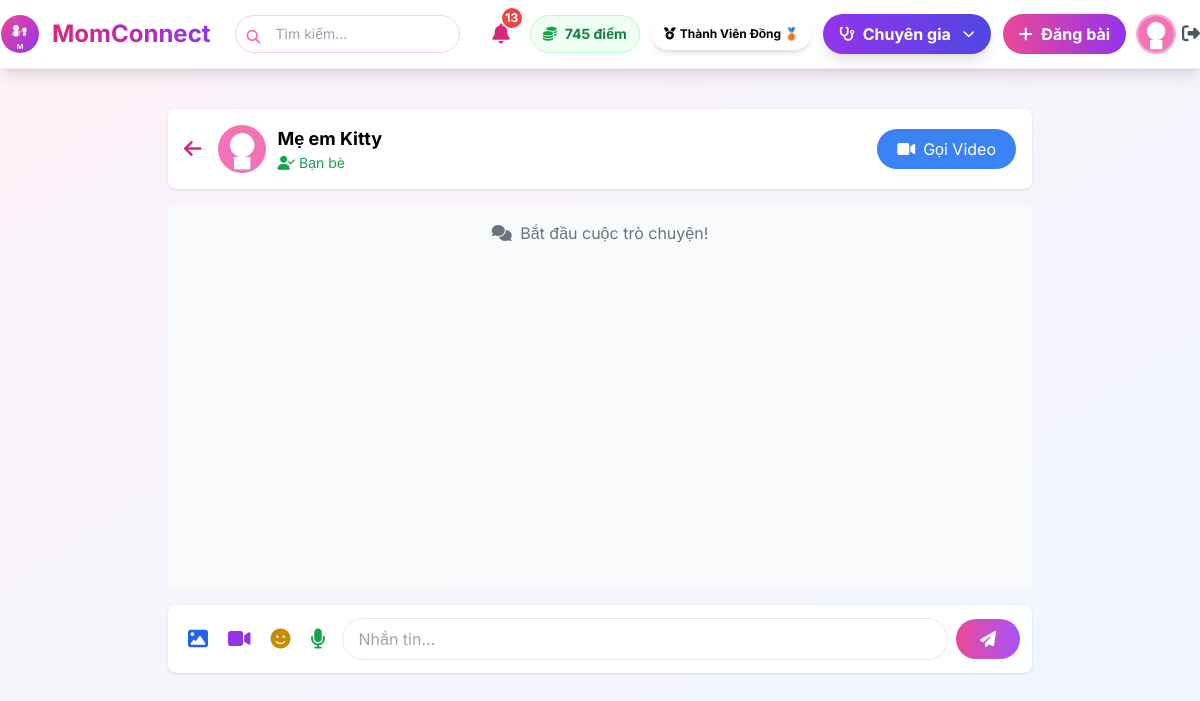
Screenshot of /chat/2 (signed in) with the database file from the repository.
### models.py (models this page shows, shortened)
class User(UserMixin, db.Model):
    __tablename__ = 'users'
    id = db.Column(db.Integer, primary_key=True)
    name = db.Column(db.String(100), nullable=False)
    email = db.Column(db.String(100), unique=True, nullable=False)
    password = db.Column(db.String(200), nullable=False)
    avatar = db.Column(db.String(200), default='default.jpg')
    bio = db.Column(db.Text)
    phone = db.Column(db.String(15), unique=True)  # Số điện thoại
    rating = db.Column(db.Float, default=0.0)  # Trung bình sao (0-5)
    children_count = db.Column(db.Integer, default=0)
    children_ages = db.Column(db.String(100))
    points = db.Column(db.Integer, default=0)
    role = db.Column(db.String(20), default='user')  # user, admin, expert
    is_active = db.Column(db.Boolean, default=True)
    badge = db.Column(db.String(50))  # ← THÊM TRƯỜNG CẤP BẬC
    created_at = db.Column(db.DateTime, default=vietnam_now)
    is_verified_expert = db.Column(db.Boolean, default=False)
    expert_category = db.Column(db.String(50))  # Lĩnh vực chuyên môn
    specialty = db.Column(db.String(100))              # Chuyên môn cụ thể
    experience_years = db.Column(db.Integer)           # Số năm kinh nghiệm
    workplace = db.Column(db.String(200))              # Nơi làm việc
    license_number = db.Column(db.String(100))         # Số chứng chỉ hành nghề
    license_expiry = db.Column(db.Date)                # Ngày hết hạn chứng chỉ
    consultation_fee = db.Column(db.Float)             # Phí tư vấn (VNĐ)
    education = db.Column(db.Text)                     # Học vấn
    certifications = db.Column(db.Text)                # Chứng chỉ (JSON string)
    availability = db.Column(db.String(20), default='available')  # available/busy/offline
    credibility_score = db.Column(db.Float, default=0) # Điểm uy tín
    posts = db.relationship('Post', backref='author', lazy='dynamic')

### app.py (the view, shortened to what this page needs)
@app.route('/chat/<int:user_id>')
@login_required
def chat(user_id):
    other_user = User.query.get_or_404(user_id)
    friendship = Friendship.query.filter(
        ((Friendship.user1_id == current_user.id) & (Friendship.user2_id == user_id)) |
        ((Friendship.user1_id == user_id) & (Friendship.user2_id == current_user.id))
    ).first()
    if friendship:
        messages = Message.query.filter(
            ((Message.sender_id == current_user.id) & (Message.receiver_id == user_id)) |
            ((Message.sender_id == user_id) & (Message.receiver_id == current_user.id))
        ).order_by(Message.timestamp.asc()).all()
        return render_template('chat.html',
            other_user=other_user,
            messages=messages,
            is_active_chat=True,
            booking=None,
            chat_type='friend'
        )

### app.py (called while the page is built, shortened)
@login_manager.user_loader
def load_user(id):
    user = User.query.get(int(id))
    if user:
        update_user_badge(user)  # ← Tự động cập nhật badge mỗi khi đăng nhập/load user
    return user

def update_user_badge(user):
    old_badge = getattr(user, 'badge', None)
    points = user.points
    if points > 2000:
        badge = "Ứng viên Chuyên gia 🌟"
        can_request_expert = True
    elif points >= 1001:
        badge = "Thành Viên Bạc 🥈"
        can_request_expert = False
    elif points >= 201:
        badge = "Thành Viên Đồng 🥉"
        can_request_expert = False
    else:
        badge = "Mầm Non 👶"
        can_request_expert = False

@app.context_processor
def utility_processor():
    def now():
        return get_vn_now()
    return dict(now=now)

### templates/chat.html (shortened to what this page needs)
{% extends 'base.html' %}
{% block content %}
<div class="max-w-4xl mx-auto p-4">
    <div class="bg-white shadow rounded-lg p-4 mb-4 flex items-center justify-between">
        <div class="flex items-center">
            <a href="{{ url_for('home') }}" class="mr-4">
                <i class="fas fa-arrow-left text-xl text-pink-600"></i>
            </a>
            <img src="{{ url_for('static', filename=other_user.avatar or 'images/default-avatar.png') }}"
                class="w-12 h-12 rounded-full object-cover mr-3">
            <div>
                <h3 class="font-bold text-lg">{{ other_user.name }}</h3>
                {% if other_user.is_verified_expert %}
                <p class="text-xs text-purple-600 font-medium flex items-center gap-1">
                    <i class="fas fa-user-graduate"></i> Chuyên gia tư vấn
                </p>
                {% elif chat_type == 'friend' %}
                <p class="text-sm text-green-600 flex items-center gap-1">
                    <i class="fas fa-user-check"></i> Bạn bè
                </p>
                {% endif %}
            </div>
        </div>
        {% if is_active_chat %}
        <button onclick="startVideoCall()"
            class="bg-blue-500 hover:bg-blue-600 text-white px-5 py-2 rounded-full transition flex items-center gap-2">
            <i class="fas fa-video"></i>
            <span>Gọi Video</span>
        </button>
        {% endif %}
    </div>
    {% if chat_type == 'consultation' and chat_status == 'not_started' %}
    <div class="bg-white rounded-lg shadow p-4 mb-4">
        <div class="text-center py-8 bg-blue-50 rounded-xl border-2 border-blue-200">
            <i class="fas fa-clock text-blue-500 text-5xl mb-4"></i>
            <h4 class="text-xl font-bold text-gray-800 mb-2">Chưa đến giờ tư vấn</h4>
            <p class="text-gray-600 mb-4">Buổi tư vấn với chuyên gia sẽ bắt đầu vào:</p>
            <div class="inline-block bg-white px-8 py-4 rounded-lg shadow-lg mb-4">
                <p class="text-lg text-gray-500">
                    <i class="fas fa-calendar-alt mr-2"></i>{{ start_time.strftime('%d/%m/%Y') }}
                </p>
                <p class="text-3xl font-bold text-blue-600 my-2">
                    <i class="fas fa-clock mr-2"></i>{{ start_time.strftime('%H:%M') }} - {{ end_time.strftime('%H:%M')
                    }}
                </p>
                {% if booking.time_slot.notes %}
                <p class="text-sm text-gray-500 mt-2">
                    <i class="fas fa-sticky-note mr-1"></i> {{ booking.time_slot.notes }}
                </p>
                {% endif %}
            </div>
            <p class="text-sm text-gray-500 mb-6">
                <i class="fas fa-info-circle mr-1"></i>
                Vui lòng quay lại đúng giờ để bắt đầu tư vấn
            </p>
            <div class="flex justify-center gap-3">
                <a href="{{ url_for('my_bookings') }}"
                    class="bg-blue-600 text-white px-6 py-2.5 rounded-lg font-medium hover:bg-blue-700 transition">
                    <i class="fas fa-calendar-check mr-2"></i> Xem lịch đã đặt
                </a>
                <a href="{{ url_for('home') }}"
                    class="bg-gray-200 text-gray-700 px-6 py-2.5 rounded-lg font-medium hover:bg-gray-300 transition">
                    <i class="fas fa-home mr-2"></i> Trang chủ
                </a>
            </div>
        </div>
    </div>
    {% elif is_active_chat %}
    <div id="chatbox" class="bg-gray-50 h-96 overflow-y-auto p-4 rounded-lg mb-4 space-y-3">
        <p class="text-center text-gray-500">
            {% if chat_type == 'consultation' %}
            <i class="fas fa-headset mr-1"></i> Bắt đầu buổi tư vấn với chuyên gia {{ other_user.name }}!
            {% else %}
            <i class="fas fa-comments mr-1"></i> Bắt đầu cuộc trò chuyện!
            {% endif %}
        </p>
    </div>
    <div class="bg-white rounded-lg shadow p-3">
        <div class="flex gap-2 items-center">
            <div class="flex gap-1">
                <button onclick="document.getElementById('imageInput').click()"
                    class="p-2 text-blue-600 hover:bg-blue-50 rounded-full transition" title="Gửi ảnh">
                    <i class="fas fa-image text-xl"></i>
                </button>
                <button onclick="document.getElementById('videoInput').click()"
                    class="p-2 text-purple-600 hover:bg-purple-50 rounded-full transition" title="Gửi video">
                    <i class="fas fa-video text-xl"></i>
                </button>
                <button onclick="toggleStickerPanel()"
                    class="p-2 text-yellow-600 hover:bg-yellow-50 rounded-full transition" title="Sticker">
                    <i class="fas fa-smile text-xl"></i>
                </button>
                <button onclick="toggleRecording()" id="recordBtn"
                    class="p-2 text-green-600 hover:bg-green-50 rounded-full transition" title="Ghi âm">
                    <i class="fas fa-microphone text-xl"></i>
                </button>
            </div>
            <input type="text" id="msgInput" placeholder="Nhắn tin..."
                class="flex-1 px-4 py-2 rounded-full border focus:outline-none focus:ring-2 focus:ring-pink-500"
                onkeypress="if(event.key==='Enter') sendMsg()">
            <button onclick="sendMsg()"
                class="bg-gradient-to-r from-pink-500 to-purple-500 text-white px-6 py-2 rounded-full font-medium hover:shadow-lg transition">
                <i class="fas fa-paper-plane"></i>
            </button>
        </div>
    </div>
    {% endif %}
</div>
{% endblock %}

### templates/base.html (shortened to what this page needs)
<!DOCTYPE html>
<html lang="vi">
<head>
    <script src="https://cdn.tailwindcss.com"></script>
    <link href="https://cdnjs.cloudflare.com/ajax/libs/font-awesome/6.5.0/css/all.min.css" rel="stylesheet">
</head>
<body class="bg-gradient-to-br from-pink-50 to-blue-50 min-h-screen">
    <nav class="bg-white shadow-lg py-3 sticky top-0 z-50 border-b border-pink-100">
        <div class="max-w-7xl mx-auto flex flex-col md:flex-row md:items-center justify-between gap-4">
            <a href="{{ url_for('home') }}" class="flex items-center gap-3 group shrink-0">
                <img src="{{ url_for('static', filename='logo.svg') }}" alt="MomConnect Logo"
                    class="w-10 h-10 logo-img">
                <span
                    class="text-2xl font-bold bg-gradient-to-r from-pink-600 to-purple-600 bg-clip-text text-transparent whitespace-nowrap">
                </span>
            </a>
            <form action="{{ url_for('search') }}" method="get"
                class="flex-1 w-full md:w-auto md:max-w-md mx-2 order-last md:order-none">
                <div class="relative">
                    <input type="text" name="q" placeholder="Tìm kiếm..."
                        class="w-full pl-10 pr-4 py-2 border border-pink-200 rounded-full focus:outline-none focus:ring-2 focus:ring-pink-400 transition text-sm">
                    <i class="fas fa-search absolute left-3 top-3 text-pink-400 text-sm"></i>
                </div>
            </form>
            <div class="flex items-center gap-2 md:gap-3 flex-wrap justify-end w-full md:w-auto mt-3 md:mt-0">
                {% if current_user.is_authenticated %}
                <div class="relative shrink-0">
                    <button onclick="toggleNotif()" class="relative p-2 hover:bg-gray-100 rounded-full transition">
                        <i class="fas fa-bell text-xl text-pink-600"></i>
                        <span id="notif-count"
                            class="absolute -top-1 -right-1 bg-red-500 text-white text-xs font-bold rounded-full w-5 h-5 flex items-center justify-center badge-pulse hidden">
                        </span>
                    </button>
                </div>
                {% if current_user.role != 'admin' %}
                <div class="flex items-center gap-2 bg-green-50 px-3 py-2 rounded-full border border-green-200">
                    <i class="fas fa-coins text-green-600 text-sm"></i>
                    <span class="text-green-700 font-bold text-sm">{{ current_user.points }} điểm</span>
                </div>
                {% if current_user.badge %}
                <span
                    class="px-3 py-2 rounded-full text-xs font-bold flex items-center gap-1 shadow-md animate-pulse-slow hidden sm:inline-flex"
                    {% if 'Ứng viên Chuyên gia' in current_user.badge %}bg-gradient-to-r from-purple-700 to-pink-700
                    text-white shadow-purple-500/50 {% elif 'Thành Viên Bạc' in current_user.badge %}bg-gradient-to-r
                    from-gray-400 to-gray-600 text-white {% elif 'Thành Viên Đồng' in current_user.badge
                    %}bg-gradient-to-r from-orange-600 to-yellow-600 text-white {% else %}bg-gradient-to-r
                    from-green-400 to-teal-500 text-white{% endif %}">
                    <i class="fas fa-medal text-xs"></i>
                    <span class="hidden sm:inline text-xs">{{ current_user.badge }}</span>
                </span>
                {% endif %}
                {% endif %}
                <div class="flex items-center gap-2">
                    {% if current_user.role != 'admin' %}
                    {% if current_user.is_verified_expert %}
                    <div class="relative group">
                        <button
                            class="bg-gradient-to-r from-purple-600 to-indigo-600 text-white px-4 py-2 rounded-full font-bold hover:shadow-xl transition flex items-center gap-2 shadow-lg transform hover:scale-105">
                            <i class="fas fa-stethoscope text-sm"></i>
                            <span class="hidden sm:inline">Chuyên gia</span>
                            <i class="fas fa-chevron-down ml-1 text-xs"></i>
                        </button>
                    </div>
                    {% endif %}
                    {% endif %}
                </div>
                {% endif %}
                {% if current_user.is_authenticated %}
                <a href="{{ url_for('create_post') }}"
                    class="bg-gradient-to-r from-pink-500 to-purple-600 text-white px-4 py-2 rounded-full font-bold hover:shadow-lg transition transform hover:scale-105 flex items-center gap-2 shrink-0">
                    <i class="fas fa-plus"></i>
                    <span class="hidden sm:inline">Đăng bài</span>
                </a>
                <div class="flex items-center gap-2">
                    <div class="relative group">
                        <a href="{{ url_for('profile') }}">
                            <img src="{{ url_for('static', filename=current_user.avatar or 'images/default-avatar.png') }}"
                                class="w-9 h-9 rounded-full object-cover ring-2 ring-pink-300 cursor-pointer transform hover:scale-110 transition-transform">
                        </a>
                    </div>
                    <a href="{{ url_for('logout') }}" class="text-gray-600 hover:text-red-600 transition-colors">
                        <i class="fas fa-sign-out-alt text-lg"></i>
                    </a>
                </div>
                {% endif %}
            </div>
        </div>
    </nav>
    <div class="max-w-7xl mx-auto p-4 md:p-6">
        {% block content %}{% endblock %}
    </div>
</body>
</html>

### templates/base.html (style rules this page uses)
body { font-family: 'Inter', sans-serif; }
.badge-pulse { animation: pulse 2s infinite; }
.logo-img { transition: transform 0.3s ease; }
.animate-pulse-slow { animation: pulse 3s infinite; }

### rows the page displays
User: points "745", badge "Thành Viên Đồng 🥉", avatar (placeholder picture)
User: avatar (placeholder picture), name "Mẹ em Kitty"
